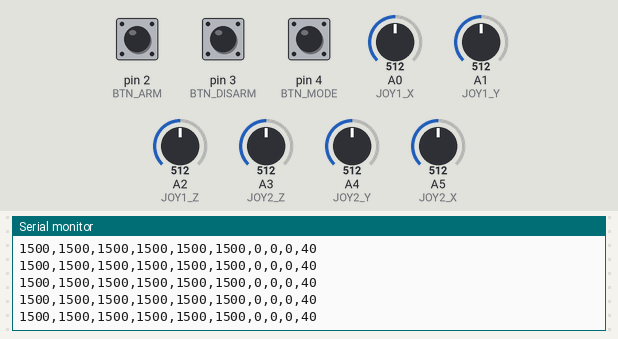
Recording of a sketch running on a simulated Arduino Uno, built with avr-gcc and run on an emulated ATmega328P. Shown: the last lines printed to the serial monitor. The test bench sets the inputs (shaded band); at power-on: A0 (JOY1_X) = 512, A1 (JOY1_Y) = 512, A2 (JOY1_Z) = 512, A3 (JOY2_Z) = 512, A4 (JOY2_Y) = 512, A5 (JOY2_X) = 512, pin 2 (BTN_ARM) HIGH, pin 3 (BTN_DISARM) HIGH, pin 4 (BTN_MODE) HIGH.

Above: at 3.2 s.
3.3 s: A0 (JOY1_X) set to 716
At 3.34 s:
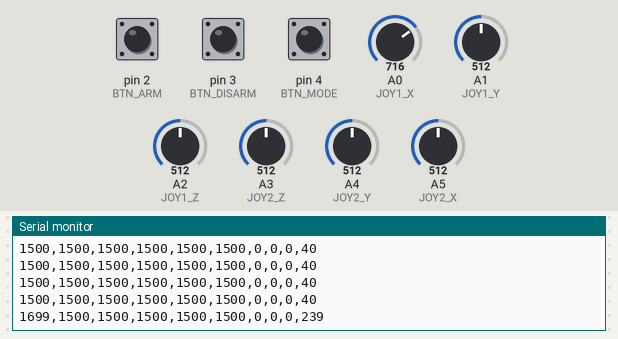
4.8 s: A1 (JOY1_Y) set to 716
At 4.88 s:
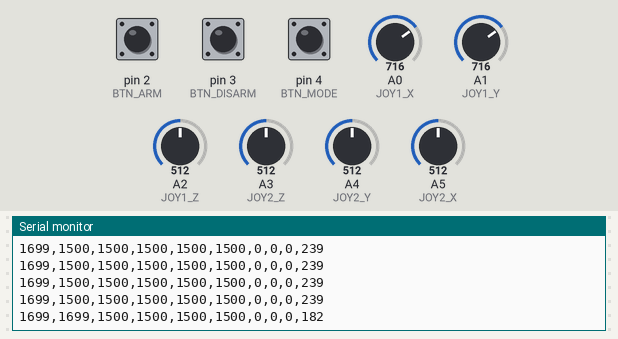
6.3 s: A2 (JOY1_Z) set to 716
At 6.32 s:
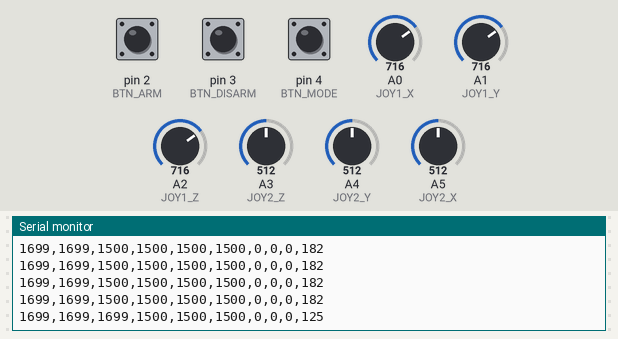
7.8 s: A3 (JOY2_Z) set to 716
At 7.86 s:
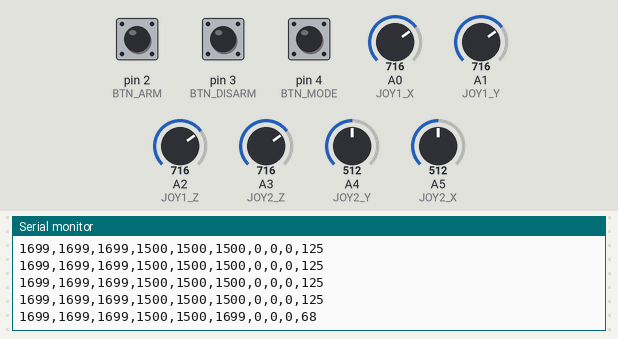
9.3 s: A4 (JOY2_Y) set to 716
At 9.3 s:
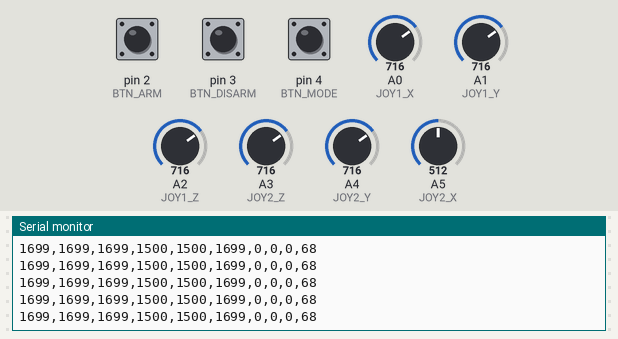
10.8 s: A5 (JOY2_X) set to 716
At 10.84 s:
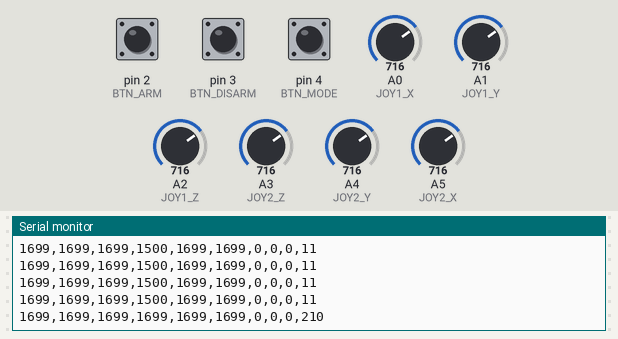

Measured:
- after the input at 3.3 s, the serial monitor: prints a new line at once (image 1)
- after the input at 4.8 s, the serial monitor: prints a new line after 0.08 s (image 2)
- after the input at 6.3 s, the serial monitor: prints a new line at once (image 3)
- after the input at 7.8 s, the serial monitor: prints a new line after 0.06 s (image 4)
- after the input at 10.8 s, the serial monitor: prints a new line at once (image 6)

The sketch:

t4.ino
```cpp
// ============================================
// DUAL JOYSTICK DRONE CONTROL - SIMPLE VERSION
// ============================================

// تعريف الدبابيس
#define JOY1_X A0
#define JOY1_Y A1
#define JOY1_Z A2
#define JOY2_X A5
#define JOY2_Y A4
#define JOY2_Z A3
#define BTN_ARM 2
#define BTN_DISARM 3
#define BTN_MODE 4

// دالة الإعداد - REQUIRED BY ARDUINO
void setup() {
  // بدء الاتصال التسلسلي
  Serial.begin(115200);

  // تهيئة الأزرار
  pinMode(BTN_ARM, INPUT_PULLUP);
  pinMode(BTN_DISARM, INPUT_PULLUP);
  pinMode(BTN_MODE, INPUT_PULLUP);

  // انتظر لتثبيت الاتصال
  delay(2000);

  // رسالة جاهز
  Serial.println("ARDUINO_READY");
}

// دالة الحلقة الرئيسية - REQUIRED BY ARDUINO
void loop() {
  // قراءة محاور الجويستيك الأول
  int x_val = analogRead(JOY1_X);
  int y_val = analogRead(JOY1_Y);
  int z_val = analogRead(JOY1_Z);

  // قراءة محاور الجويستيك الثاني
  int roll_val = analogRead(JOY2_X);
  int pitch_val = analogRead(JOY2_Y);
  int yaw_val = analogRead(JOY2_Z);

  // تحويل إلى نطاق 1000-2000
  x_val = map(x_val, 0, 1023, 1000, 2000);
  y_val = map(y_val, 0, 1023, 1000, 2000);
  z_val = map(z_val, 0, 1023, 1000, 2000);
  roll_val = map(roll_val, 0, 1023, 1000, 2000);
  pitch_val = map(pitch_val, 0, 1023, 1000, 2000);
  yaw_val = map(yaw_val, 0, 1023, 1000, 2000);

  // قراءة الأزرار
  int btn_arm = (digitalRead(BTN_ARM) == LOW) ? 1 : 0;
  int btn_disarm = (digitalRead(BTN_DISARM) == LOW) ? 1 : 0;
  int btn_mode = (digitalRead(BTN_MODE) == LOW) ? 1 : 0;

  // حساب CRC
  int crc = (x_val + y_val + z_val + roll_val + pitch_val + yaw_val +
             btn_arm + btn_disarm + btn_mode) % 256;

  // إرسال البيانات
  Serial.print(x_val); Serial.print(",");
  Serial.print(y_val); Serial.print(",");
  Serial.print(z_val); Serial.print(",");
  Serial.print(roll_val); Serial.print(",");
  Serial.print(pitch_val); Serial.print(",");
  Serial.print(yaw_val); Serial.print(",");
  Serial.print(btn_arm); Serial.print(",");
  Serial.print(btn_disarm); Serial.print(",");
  Serial.print(btn_mode); Serial.print(",");
  Serial.println(crc);

  // انتظر 100ms (10Hz)
  delay(100);
}
```
